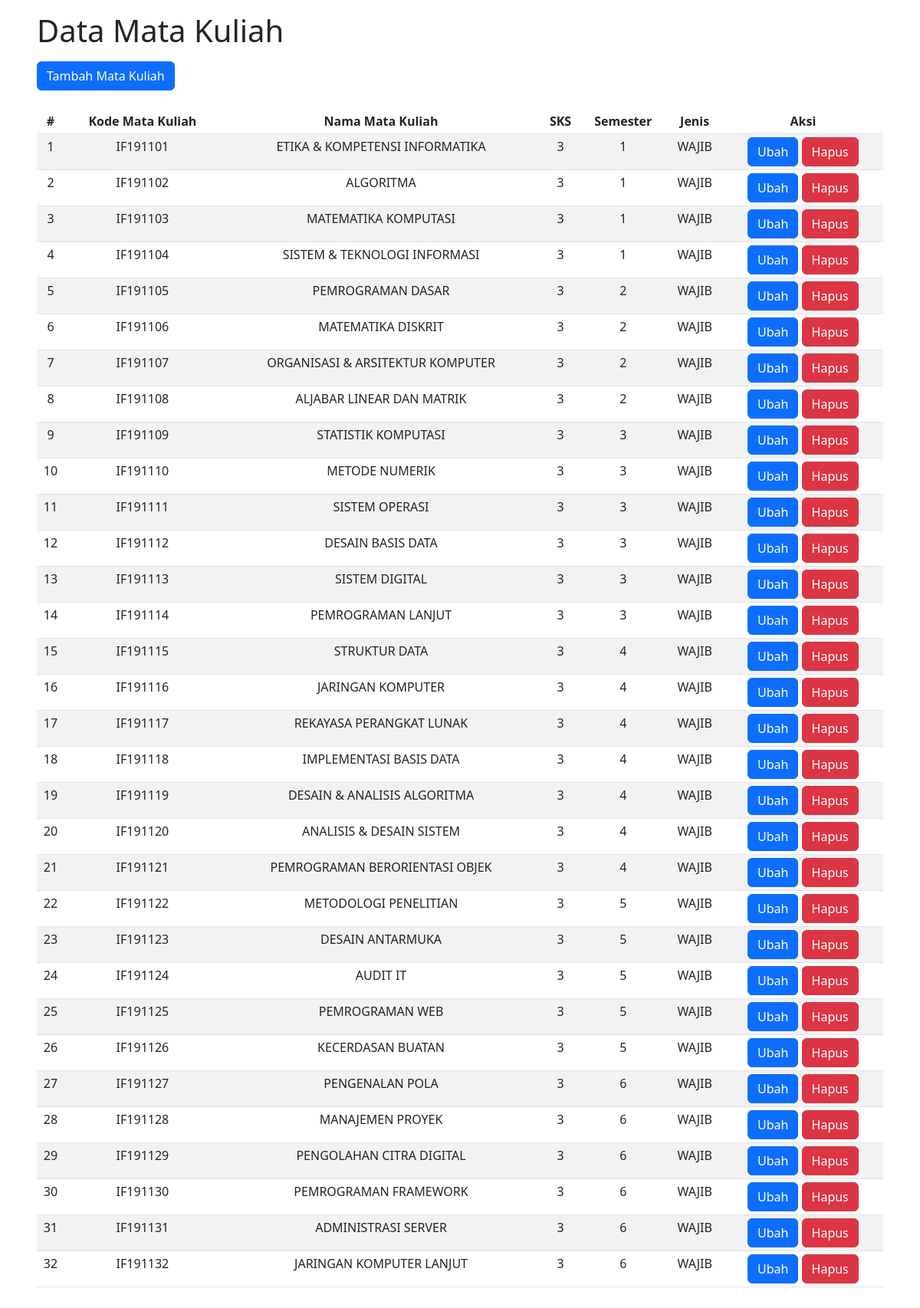
The page / on the database its author committed.
### tables this page shows
CREATE TABLE `tbl_matakuliah` (
  `id` int(11) NOT NULL,
  `kode_mk` varchar(10) NOT NULL,
  `nama` varchar(35) NOT NULL,
  `sks` int(2) NOT NULL,
  `semester` int(2) NOT NULL,
  `jenis` varchar(20) NOT NULL
);

### application/controllers/Matkul.php (called while the page is built, shortened)
<?php
class Matkul extends CI_Controller
{
  public function __construct()
  {
    $this->load->model('M_matkul');
    $this->load->helper('matkul');
  }
  public function index()
  {
    $data['matkul'] = $this->M_matkul->getMatkul();
    $data['judul'] = 'Data Mata Kuliah';
    $this->load->view('matkul/v_matkul', $data);
  }
}

### index.php (called while the page is built, shortened)
<?php
require_once BASEPATH.'core/CodeIgniter.php';

### application/models/M_matkul.php (called while the page is built, shortened)
<?php
class M_Matkul extends CI_Model
{
  public function getMatkul($kode_mk = null)
  {
    if ($kode_mk)
    {
      return $this->db->get_where('tbl_matakuliah', array('kode_mk'=>$kode_mk))->result();
    }
    else return $this->db->get('tbl_matakuliah')->result();
  }
}

### application/views/matkul/v_matkul.php (the view, shortened to what this page needs)
<!DOCTYPE html>
<html lang="en">
<head>
  <link href="<?php echo base_url(); ?>/assets/css/bootstrap.min.css" rel="stylesheet">
</head>
<body class="px-5 py-3">
  <h1 class="mb-3"><?php echo $judul; ?></h1>
  <a href="<?php echo base_url() ?>index.php/matkul/create" class="btn btn-primary mb-3">Tambah Mata Kuliah</a>
  <div class="table-responsive text-center mt-2">
    <table class="table table-striped table-sm">
      <thead>
        <tr>
          <th>#</th>
          <th>Kode Mata Kuliah</th>
          <th>Nama Mata Kuliah</th>
          <th>SKS</th>
          <th>Semester</th>
          <th>Jenis</th>
          <th>Aksi</th>
        </tr>
      </thead>
      <tbody>
        <?php $no=1; foreach($matkul as $matakuliah) : ?>
        <tr>
          <td><?php echo $no; $no++; ?></td>
          <td><?php echo $matakuliah->kode_mk; ?></td>
          <td><?php echo $matakuliah->nama; ?></td>
          <td><?php echo $matakuliah->sks; ?></td>
          <td><?php echo $matakuliah->semester; ?></td>
          <td><?php echo $matakuliah->jenis; ?></td>
          <td>
            <a href="<?php echo base_url() ?>index.php/matkul/update/<?php echo $matakuliah->kode_mk; ?>" class="btn btn-primary">
              Ubah
            </a>
            <a href="<?php echo base_url() ?>index.php/matkul/delete/<?php echo $matakuliah->kode_mk; ?>" class="btn btn-danger">
              Hapus
            </a>
          </td>
        </tr>
        <?php endforeach; ?>
      </tbody>
    </table>
  </div>
</body>
</html>

### rows shown on the page
tbl_matakuliah: kode_mk "IF191101", nama "ETIKA & KOMPETENSI INFORMATIKA", sks "3", semester "1", jenis "WAJIB"
tbl_matakuliah: kode_mk "IF191102", nama "ALGORITMA", sks "3", semester "1", jenis "WAJIB"
tbl_matakuliah: kode_mk "IF191103", nama "MATEMATIKA KOMPUTASI", sks "3", semester "1", jenis "WAJIB"
tbl_matakuliah: kode_mk "IF191104", nama "SISTEM & TEKNOLOGI INFORMASI", sks "3", semester "1", jenis "WAJIB"
tbl_matakuliah: kode_mk "IF191105", nama "PEMROGRAMAN DASAR", sks "3", semester "2", jenis "WAJIB"
tbl_matakuliah: kode_mk "IF191106", nama "MATEMATIKA DISKRIT", sks "3", semester "2", jenis "WAJIB"
tbl_matakuliah: kode_mk "IF191107", nama "ORGANISASI & ARSITEKTUR KOMPUTER", sks "3", semester "2", jenis "WAJIB"
tbl_matakuliah: kode_mk "IF191108", nama "ALJABAR LINEAR DAN MATRIK", sks "3", semester "2", jenis "WAJIB"
tbl_matakuliah: kode_mk "IF191109", nama "STATISTIK KOMPUTASI", sks "3", semester "3", jenis "WAJIB"
tbl_matakuliah: kode_mk "IF191110", nama "METODE NUMERIK", sks "3", semester "3", jenis "WAJIB"
tbl_matakuliah: kode_mk "IF191111", nama "SISTEM OPERASI", sks "3", semester "3", jenis "WAJIB"
tbl_matakuliah: kode_mk "IF191112", nama "DESAIN BASIS DATA", sks "3", semester "3", jenis "WAJIB"
tbl_matakuliah: kode_mk "IF191113", nama "SISTEM DIGITAL", sks "3", semester "3", jenis "WAJIB"
tbl_matakuliah: kode_mk "IF191114", nama "PEMROGRAMAN LANJUT", sks "3", semester "3", jenis "WAJIB"
tbl_matakuliah: kode_mk "IF191115", nama "STRUKTUR DATA", sks "3", semester "4", jenis "WAJIB"
tbl_matakuliah: kode_mk "IF191116", nama "JARINGAN KOMPUTER", sks "3", semester "4", jenis "WAJIB"
tbl_matakuliah: kode_mk "IF191117", nama "REKAYASA PERANGKAT LUNAK", sks "3", semester "4", jenis "WAJIB"
tbl_matakuliah: kode_mk "IF191118", nama "IMPLEMENTASI BASIS DATA", sks "3", semester "4", jenis "WAJIB"
tbl_matakuliah: kode_mk "IF191119", nama "DESAIN & ANALISIS ALGORITMA", sks "3", semester "4", jenis "WAJIB"
tbl_matakuliah: kode_mk "IF191120", nama "ANALISIS & DESAIN SISTEM", sks "3", semester "4", jenis "WAJIB"
tbl_matakuliah: kode_mk "IF191121", nama "PEMROGRAMAN BERORIENTASI OBJEK", sks "3", semester "4", jenis "WAJIB"
tbl_matakuliah: kode_mk "IF191122", nama "METODOLOGI PENELITIAN", sks "3", semester "5", jenis "WAJIB"
tbl_matakuliah: kode_mk "IF191123", nama "DESAIN ANTARMUKA", sks "3", semester "5", jenis "WAJIB"
tbl_matakuliah: kode_mk "IF191124", nama "AUDIT IT", sks "3", semester "5", jenis "WAJIB"
tbl_matakuliah: kode_mk "IF191125", nama "PEMROGRAMAN WEB", sks "3", semester "5", jenis "WAJIB"
tbl_matakuliah: kode_mk "IF191126", nama "KECERDASAN BUATAN", sks "3", semester "5", jenis "WAJIB"
tbl_matakuliah: kode_mk "IF191127", nama "PENGENALAN POLA", sks "3", semester "6", jenis "WAJIB"
tbl_matakuliah: kode_mk "IF191128", nama "MANAJEMEN PROYEK", sks "3", semester "6", jenis "WAJIB"
tbl_matakuliah: kode_mk "IF191129", nama "PENGOLAHAN CITRA DIGITAL", sks "3", semester "6", jenis "WAJIB"
tbl_matakuliah: kode_mk "IF191130", nama "PEMROGRAMAN FRAMEWORK", sks "3", semester "6", jenis "WAJIB"
tbl_matakuliah: kode_mk "IF191131", nama "ADMINISTRASI SERVER", sks "3", semester "6", jenis "WAJIB"
tbl_matakuliah: kode_mk "IF191132", nama "JARINGAN KOMPUTER LANJUT", sks "3", semester "6", jenis "WAJIB"

### other values the page prints
$judul "Data Mata Kuliah"
